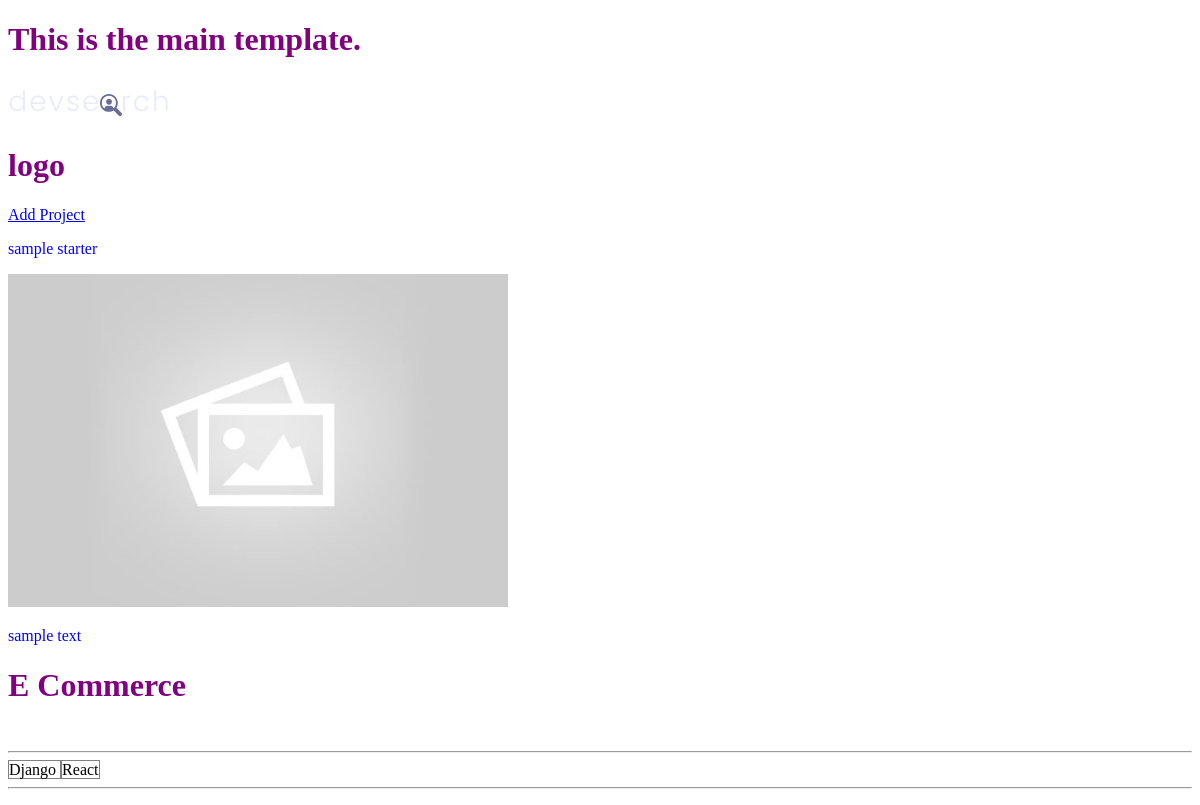
The app's page /project/05d10a88-94c6-42fd-bfd9-bd9296c434f9/, older data.
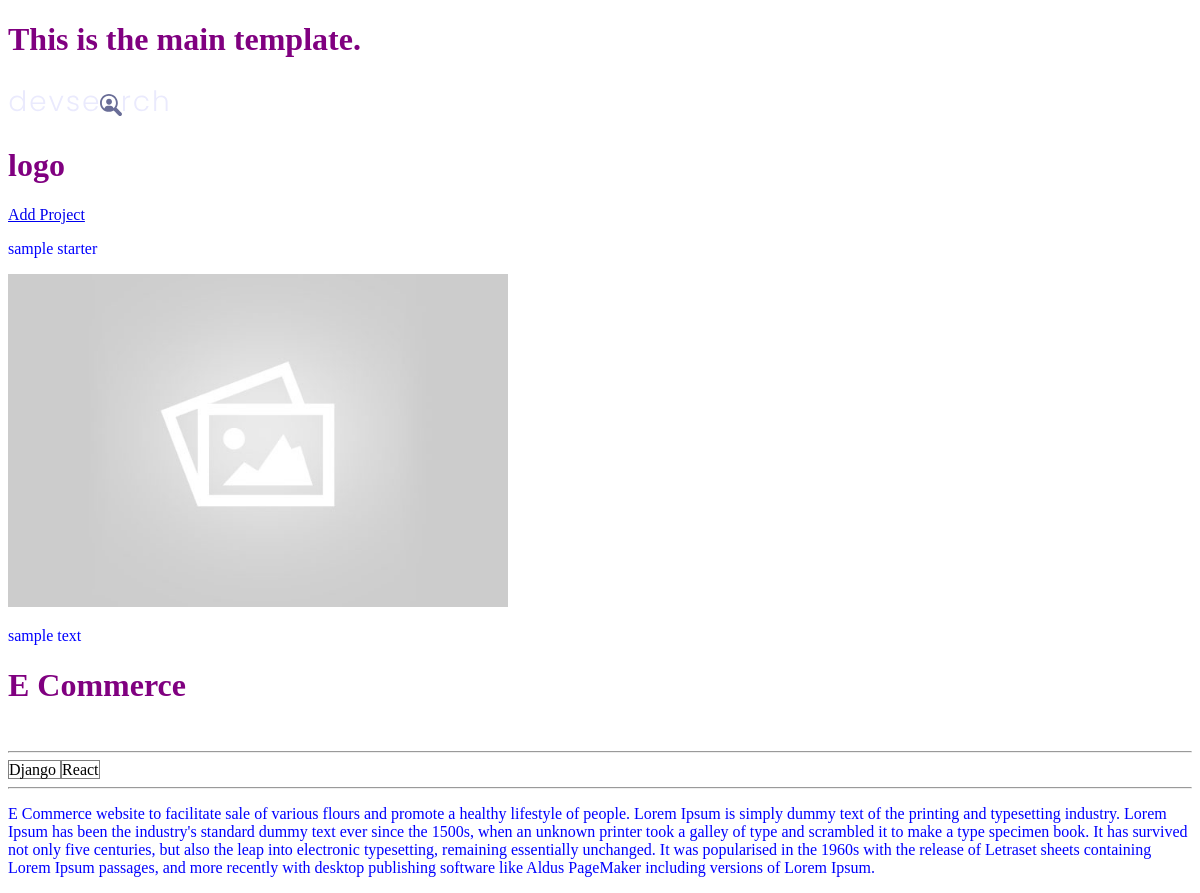
The same page, newer data.
### projects/models.py (models this page shows, shortened)
class Project(models.Model):
    title = models.CharField(max_length=200)
    description = models.TextField(null=True, blank=True)#blank=True for Django allows to submit a blank
    featured_image = models.ImageField(null=True, blank=True, default="default.jpg")
    demo_link = models.CharField(max_length=2000, null=True, blank=True)
    tags = models.ManyToManyField('Tag', blank=True)
    vote_total = models.IntegerField(default=0, null=True, blank=True)
    vote_ratio = models.IntegerField(default=0, null=True, blank=True)
    source_link = models.CharField(max_length=2000, null=True, blank=True)
    created = models.DateTimeField(auto_now_add=True)
    id = models.UUIDField(default=uuid.uuid4, unique=True, primary_key=True, editable=False)

### projects/views.py (the view)
# urls.py: path('project/<str:pk>/', views.project, name="project"),
def project(reqeusts, pk):
    projectObj = Project.objects.get(id=pk)
    return render(reqeusts, 'projects/project.html', {'project': projectObj})

### projects/models.py (called while the page is built)
    def __str__(self):
        return self.name

### projects/templates/projects/project.html
{% extends 'main.html' %}
{% block content %}
<p>sample starter</p>
<img style="max-width: 500px;" src="{{ project.featured_image.url }}">
<p>sample text</p>
<h1>{{project.title}}</h1>
<br>
<hr>
{% for tag in project.tags.all %}
<span style="border:1px solid grey"> {{tag}} </span>
{% endfor %}
<hr>
<p>{{project.description}}</p>
{% endblock content %}

Row changes from the older to the newer data that the page shows:
changed Project "E Commerce": description (not shown) → "E Commerce website to facilitate sale of various flours and promote a healthy lifestyle of people. Lorem Ipsum is simply dummy text of the printing and typesetting industry. Lorem Ipsum has been the industry's standard dummy text ever since the 1500s, when an unknown printer took a galley of type and scrambled it to make a type specimen book. It has survived not only five centuries, but also the leap into electronic typesetting, remaining essentially unchanged. It was popularised in the 1960s with the release of Letraset sheets containing Lorem Ipsum passages, and more recently with desktop publishing software like Aldus PageMaker including versions of Lorem Ipsum."
